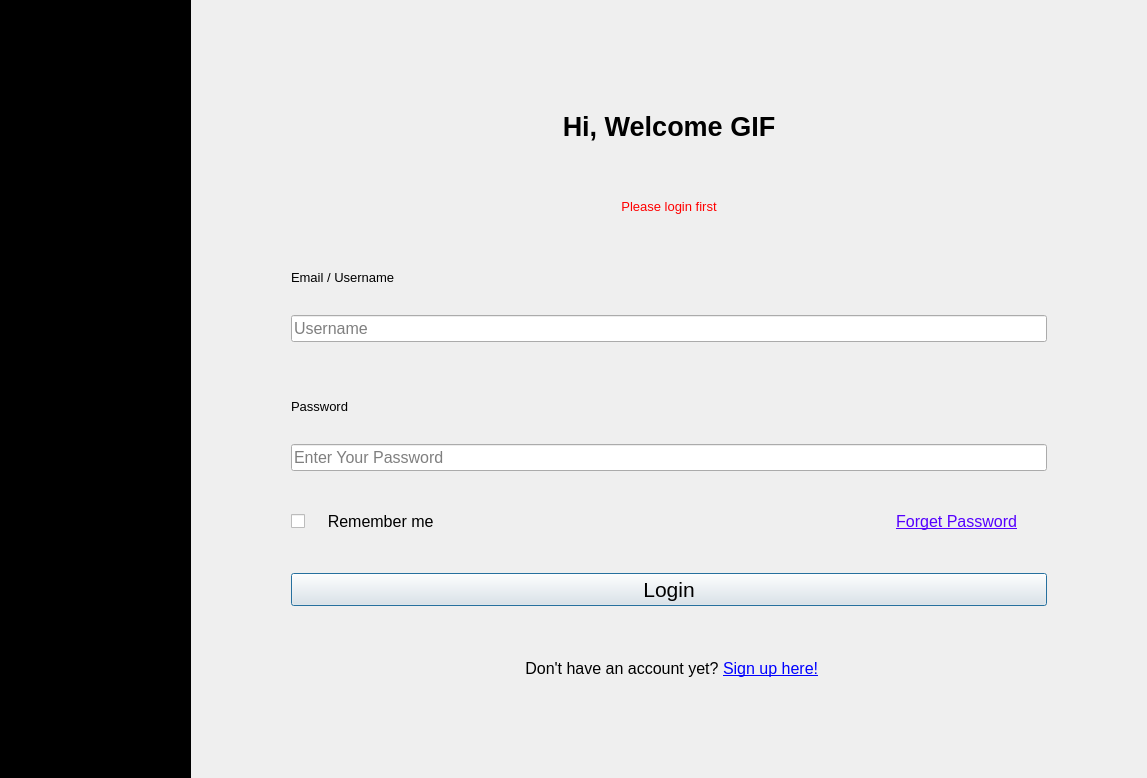
<?xml version="1.0" encoding="UTF-8"?>
<ui version="4.0">
 <class>Dialog</class>
 <widget class="QDialog" name="Dialog">
  <property name="windowModality">
   <enum>Qt::NonModal</enum>
  </property>
  <property name="enabled">
   <bool>true</bool>
  </property>
  <property name="geometry">
   <rect>
    <x>0</x>
    <y>0</y>
    <width>1147</width>
    <height>778</height>
   </rect>
  </property>
  <property name="acceptDrops">
   <bool>false</bool>
  </property>
  <property name="windowTitle">
   <string>Login</string>
  </property>
  <property name="styleSheet">
   <string notr="true"/>
  </property>
  <layout class="QHBoxLayout" name="horizontalLayout_2" stretch="1,5">
   <property name="spacing">
    <number>0</number>
   </property>
   <property name="leftMargin">
    <number>0</number>
   </property>
   <property name="topMargin">
    <number>0</number>
   </property>
   <property name="rightMargin">
    <number>0</number>
   </property>
   <property name="bottomMargin">
    <number>0</number>
   </property>
   <item>
    <layout class="QVBoxLayout" name="verticalLayout_2" stretch="1,2,2,2,2,5">
     <property name="spacing">
      <number>0</number>
     </property>
     <property name="bottomMargin">
      <number>0</number>
     </property>
     <item>
      <widget class="ClickableLabel" name="logo">
       <property name="enabled">
        <bool>true</bool>
       </property>
       <property name="styleSheet">
        <string notr="true">background-color: rgb(0, 0, 0);</string>
       </property>
       <property name="text">
        <string/>
       </property>
       <property name="pixmap">
        <pixmap>Image/Register/Logo.png</pixmap>
       </property>
       <property name="scaledContents">
        <bool>false</bool>
       </property>
       <property name="alignment">
        <set>Qt::AlignCenter</set>
       </property>
      </widget>
     </item>
     <item>
      <widget class="QWidget" name="widget" native="true">
       <property name="styleSheet">
        <string notr="true">background-color: rgb(0, 0, 0);</string>
       </property>
      </widget>
     </item>
     <item>
      <widget class="ClickableLabel" name="sidebar_home">
       <property name="minimumSize">
        <size>
         <width>0</width>
         <height>0</height>
        </size>
       </property>
       <property name="mouseTracking">
        <bool>false</bool>
       </property>
       <property name="autoFillBackground">
        <bool>false</bool>
       </property>
       <property name="styleSheet">
        <string notr="true">background-color: rgb(0, 0, 0);</string>
       </property>
       <property name="frameShadow">
        <enum>QFrame::Plain</enum>
       </property>
       <property name="text">
        <string/>
       </property>
       <property name="pixmap">
        <pixmap>../Image/Register/home.png</pixmap>
       </property>
       <property name="scaledContents">
        <bool>false</bool>
       </property>
       <property name="alignment">
        <set>Qt::AlignCenter</set>
       </property>
      </widget>
     </item>
     <item>
      <widget class="ClickableLabel" name="sidebar_record">
       <property name="styleSheet">
        <string notr="true">background-color: rgb(0, 0, 0);</string>
       </property>
       <property name="text">
        <string/>
       </property>
       <property name="pixmap">
        <pixmap>../Image/Register/search.png</pixmap>
       </property>
       <property name="alignment">
        <set>Qt::AlignCenter</set>
       </property>
      </widget>
     </item>
     <item>
      <widget class="ClickableLabel" name="sidebar_logout">
       <property name="layoutDirection">
        <enum>Qt::LeftToRight</enum>
       </property>
       <property name="styleSheet">
        <string notr="true">background-color: rgb(0, 0, 0);</string>
       </property>
       <property name="text">
        <string/>
       </property>
       <property name="pixmap">
        <pixmap>../Image/Register/exit.png</pixmap>
       </property>
       <property name="alignment">
        <set>Qt::AlignCenter</set>
       </property>
      </widget>
     </item>
     <item>
      <widget class="QWidget" name="widget_2" native="true">
       <property name="styleSheet">
        <string notr="true">background-color: rgb(0, 0, 0);
</string>
       </property>
      </widget>
     </item>
    </layout>
   </item>
   <item>
    <layout class="QVBoxLayout" name="verticalLayout">
     <property name="spacing">
      <number>30</number>
     </property>
     <property name="leftMargin">
      <number>100</number>
     </property>
     <property name="topMargin">
      <number>100</number>
     </property>
     <property name="rightMargin">
      <number>100</number>
     </property>
     <property name="bottomMargin">
      <number>100</number>
     </property>
     <item>
      <widget class="QLabel" name="login_title">
       <property name="font">
        <font>
         <pointsize>20</pointsize>
         <weight>75</weight>
         <bold>true</bold>
        </font>
       </property>
       <property name="text">
        <string>Hi, Welcome GIF</string>
       </property>
       <property name="alignment">
        <set>Qt::AlignBottom|Qt::AlignHCenter</set>
       </property>
       <property name="wordWrap">
        <bool>false</bool>
       </property>
      </widget>
     </item>
     <item>
      <widget class="QLabel" name="login_error">
       <property name="text">
        <string>&lt;html&gt;&lt;head/&gt;&lt;body&gt;&lt;p&gt;&lt;span style=&quot; font-size:10pt; color:#ff0000;&quot;&gt;Please login first&lt;/span&gt;&lt;/p&gt;&lt;/body&gt;&lt;/html&gt;</string>
       </property>
       <property name="alignment">
        <set>Qt::AlignBottom|Qt::AlignHCenter</set>
       </property>
      </widget>
     </item>
     <item>
      <widget class="QLabel" name="login_email">
       <property name="font">
        <font>
         <pointsize>10</pointsize>
        </font>
       </property>
       <property name="text">
        <string>Email / Username</string>
       </property>
       <property name="alignment">
        <set>Qt::AlignBottom|Qt::AlignLeading|Qt::AlignLeft</set>
       </property>
      </widget>
     </item>
     <item>
      <widget class="QLineEdit" name="login_email_text">
       <property name="font">
        <font>
         <pointsize>12</pointsize>
        </font>
       </property>
       <property name="inputMask">
        <string/>
       </property>
       <property name="text">
        <string/>
       </property>
       <property name="placeholderText">
        <string>Username</string>
       </property>
      </widget>
     </item>
     <item>
      <widget class="QLabel" name="login_password">
       <property name="font">
        <font>
         <pointsize>10</pointsize>
        </font>
       </property>
       <property name="text">
        <string>Password</string>
       </property>
       <property name="alignment">
        <set>Qt::AlignBottom|Qt::AlignLeading|Qt::AlignLeft</set>
       </property>
      </widget>
     </item>
     <item>
      <widget class="QLineEdit" name="login_password_text">
       <property name="font">
        <font>
         <pointsize>12</pointsize>
        </font>
       </property>
       <property name="text">
        <string/>
       </property>
       <property name="echoMode">
        <enum>QLineEdit::Password</enum>
       </property>
       <property name="placeholderText">
        <string>Enter Your Password</string>
       </property>
      </widget>
     </item>
     <item>
      <layout class="QHBoxLayout" name="login_checkbox" stretch="60,40">
       <property name="spacing">
        <number>0</number>
       </property>
       <property name="rightMargin">
        <number>30</number>
       </property>
       <item>
        <widget class="QCheckBox" name="login_remember">
         <property name="font">
          <font>
           <pointsize>12</pointsize>
          </font>
         </property>
         <property name="text">
          <string>    Remember me</string>
         </property>
        </widget>
       </item>
       <item>
        <widget class="ClickableLabel" name="login_forget">
         <property name="enabled">
          <bool>true</bool>
         </property>
         <property name="font">
          <font>
           <pointsize>12</pointsize>
          </font>
         </property>
         <property name="acceptDrops">
          <bool>false</bool>
         </property>
         <property name="text">
          <string>&lt;html&gt;&lt;head/&gt;&lt;body&gt;&lt;p&gt;&lt;span style=&quot; text-decoration: underline; color:#5500ff;&quot;&gt;Forget Password&lt;/span&gt;&lt;/p&gt;&lt;/body&gt;&lt;/html&gt;</string>
         </property>
         <property name="alignment">
          <set>Qt::AlignRight|Qt::AlignTrailing|Qt::AlignVCenter</set>
         </property>
        </widget>
       </item>
      </layout>
     </item>
     <item>
      <widget class="QPushButton" name="login_btn">
       <property name="font">
        <font>
         <pointsize>16</pointsize>
        </font>
       </property>
       <property name="styleSheet">
        <string notr="true"/>
       </property>
       <property name="text">
        <string>Login</string>
       </property>
      </widget>
     </item>
     <item>
      <layout class="QHBoxLayout" name="horizontalLayout" stretch="4,3">
       <property name="spacing">
        <number>0</number>
       </property>
       <item>
        <widget class="ClickableLabel" name="signup_title">
         <property name="font">
          <font>
           <pointsize>12</pointsize>
          </font>
         </property>
         <property name="text">
          <string>&lt;html&gt;&lt;head/&gt;&lt;body&gt;&lt;p&gt;Don't have an account yet? &lt;/p&gt;&lt;/body&gt;&lt;/html&gt;</string>
         </property>
         <property name="alignment">
          <set>Qt::AlignBottom|Qt::AlignRight|Qt::AlignTrailing</set>
         </property>
         <property name="openExternalLinks">
          <bool>true</bool>
         </property>
        </widget>
       </item>
       <item>
        <widget class="ClickableLabel" name="signup_link">
         <property name="font">
          <font>
           <pointsize>12</pointsize>
          </font>
         </property>
         <property name="text">
          <string>&lt;html&gt;&lt;head/&gt;&lt;body&gt;&lt;p&gt;&lt;a href=&quot;localhost:8000&quot;&gt;&lt;span style=&quot; text-decoration: underline; color:#0000ff;&quot;&gt; Sign up here!&lt;/span&gt;&lt;/a&gt;&lt;/p&gt;&lt;/body&gt;&lt;/html&gt;</string>
         </property>
         <property name="alignment">
          <set>Qt::AlignBottom|Qt::AlignLeading|Qt::AlignLeft</set>
         </property>
         <property name="openExternalLinks">
          <bool>true</bool>
         </property>
        </widget>
       </item>
      </layout>
     </item>
    </layout>
   </item>
  </layout>
 </widget>
 <customwidgets>
  <customwidget>
   <class>ClickableLabel</class>
   <extends>QLabel</extends>
   <header location="global">clickablelabel.h</header>
  </customwidget>
 </customwidgets>
 <resources/>
 <connections/>
</ui>
